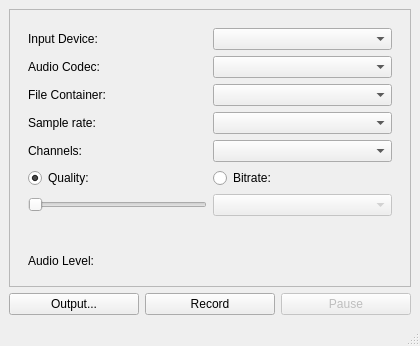
<?xml version="1.0" encoding="UTF-8"?>
<ui version="4.0">
 <class>AudioRecorder</class>
 <widget class="QMainWindow" name="AudioRecorder">
  <property name="geometry">
   <rect>
    <x>0</x>
    <y>0</y>
    <width>420</width>
    <height>346</height>
   </rect>
  </property>
  <property name="windowTitle">
   <string>MainWindow</string>
  </property>
  <widget class="QWidget" name="centralwidget">
   <layout class="QGridLayout" name="gridLayout_5">
    <item row="0" column="0" colspan="3">
     <widget class="QScrollArea" name="scrollArea">
      <property name="focusPolicy">
       <enum>Qt::ClickFocus</enum>
      </property>
      <property name="widgetResizable">
       <bool>true</bool>
      </property>
      <widget class="QWidget" name="scrollAreaWidgetContents">
       <property name="geometry">
        <rect>
         <x>0</x>
         <y>0</y>
         <width>400</width>
         <height>277</height>
        </rect>
       </property>
       <layout class="QGridLayout" name="gridLayout_4">
        <item row="0" column="0">
         <widget class="QWidget" name="widget" native="true">
          <layout class="QGridLayout" name="gridLayout_3">
           <item row="3" column="0">
            <widget class="QLabel" name="label_6">
             <property name="text">
              <string>Audio Level:</string>
             </property>
            </widget>
           </item>
           <item row="2" column="0">
            <spacer name="verticalSpacer">
             <property name="orientation">
              <enum>Qt::Vertical</enum>
             </property>
             <property name="sizeHint" stdset="0">
              <size>
               <width>20</width>
               <height>29</height>
              </size>
             </property>
            </spacer>
           </item>
           <item row="1" column="0">
            <layout class="QGridLayout" name="gridLayout">
             <item row="0" column="0">
              <widget class="QRadioButton" name="constantQualityRadioButton">
               <property name="text">
                <string>Quality:</string>
               </property>
               <property name="checked">
                <bool>true</bool>
               </property>
              </widget>
             </item>
             <item row="0" column="1">
              <widget class="QRadioButton" name="constantBitrateRadioButton">
               <property name="text">
                <string>Bitrate:</string>
               </property>
              </widget>
             </item>
             <item row="1" column="0">
              <widget class="QSlider" name="qualitySlider">
               <property name="sizePolicy">
                <sizepolicy hsizetype="Expanding" vsizetype="Fixed">
                 <horstretch>1</horstretch>
                 <verstretch>0</verstretch>
                </sizepolicy>
               </property>
               <property name="orientation">
                <enum>Qt::Horizontal</enum>
               </property>
              </widget>
             </item>
             <item row="1" column="1">
              <widget class="QComboBox" name="bitrateBox">
               <property name="enabled">
                <bool>false</bool>
               </property>
               <property name="sizePolicy">
                <sizepolicy hsizetype="Preferred" vsizetype="Fixed">
                 <horstretch>1</horstretch>
                 <verstretch>0</verstretch>
                </sizepolicy>
               </property>
              </widget>
             </item>
            </layout>
           </item>
           <item row="0" column="0">
            <layout class="QGridLayout" name="gridLayout_2">
             <item row="3" column="0">
              <widget class="QLabel" name="label_4">
               <property name="text">
                <string>Sample rate:</string>
               </property>
              </widget>
             </item>
             <item row="1" column="0">
              <widget class="QLabel" name="label_2">
               <property name="text">
                <string>Audio Codec:</string>
               </property>
              </widget>
             </item>
             <item row="2" column="1">
              <widget class="QComboBox" name="containerBox"/>
             </item>
             <item row="0" column="1">
              <widget class="QComboBox" name="audioDeviceBox"/>
             </item>
             <item row="3" column="1">
              <widget class="QComboBox" name="sampleRateBox"/>
             </item>
             <item row="1" column="1">
              <widget class="QComboBox" name="audioCodecBox"/>
             </item>
             <item row="2" column="0">
              <widget class="QLabel" name="label_3">
               <property name="text">
                <string>File Container:</string>
               </property>
              </widget>
             </item>
             <item row="0" column="0">
              <widget class="QLabel" name="label">
               <property name="text">
                <string>Input Device:</string>
               </property>
              </widget>
             </item>
             <item row="4" column="0">
              <widget class="QLabel" name="label_5">
               <property name="text">
                <string>Channels:</string>
               </property>
              </widget>
             </item>
             <item row="4" column="1">
              <widget class="QComboBox" name="channelsBox"/>
             </item>
            </layout>
           </item>
           <item row="4" column="0">
            <layout class="QVBoxLayout" name="levelsLayout"/>
           </item>
          </layout>
         </widget>
        </item>
       </layout>
      </widget>
     </widget>
    </item>
    <item row="1" column="0">
     <widget class="QPushButton" name="outputButton">
      <property name="text">
       <string>Output...</string>
      </property>
     </widget>
    </item>
    <item row="1" column="1">
     <widget class="QPushButton" name="recordButton">
      <property name="text">
       <string>Record</string>
      </property>
     </widget>
    </item>
    <item row="1" column="2">
     <widget class="QPushButton" name="pauseButton">
      <property name="enabled">
       <bool>false</bool>
      </property>
      <property name="text">
       <string>Pause</string>
      </property>
     </widget>
    </item>
   </layout>
  </widget>
  <widget class="QStatusBar" name="statusbar"/>
 </widget>
 <resources/>
 <connections>
  <connection>
   <sender>constantQualityRadioButton</sender>
   <signal>toggled(bool)</signal>
   <receiver>qualitySlider</receiver>
   <slot>setEnabled(bool)</slot>
   <hints>
    <hint type="sourcelabel">
     <x>113</x>
     <y>197</y>
    </hint>
    <hint type="destinationlabel">
     <x>115</x>
     <y>223</y>
    </hint>
   </hints>
  </connection>
  <connection>
   <sender>constantBitrateRadioButton</sender>
   <signal>toggled(bool)</signal>
   <receiver>bitrateBox</receiver>
   <slot>setEnabled(bool)</slot>
   <hints>
    <hint type="sourcelabel">
     <x>173</x>
     <y>259</y>
    </hint>
    <hint type="destinationlabel">
     <x>190</x>
     <y>291</y>
    </hint>
   </hints>
  </connection>
  <connection>
   <sender>outputButton</sender>
   <signal>clicked()</signal>
   <receiver>AudioRecorder</receiver>
   <slot>setOutputLocation()</slot>
   <hints>
    <hint type="sourcelabel">
     <x>46</x>
     <y>340</y>
    </hint>
    <hint type="destinationlabel">
     <x>6</x>
     <y>302</y>
    </hint>
   </hints>
  </connection>
  <connection>
   <sender>recordButton</sender>
   <signal>clicked()</signal>
   <receiver>AudioRecorder</receiver>
   <slot>toggleRecord()</slot>
   <hints>
    <hint type="sourcelabel">
     <x>191</x>
     <y>340</y>
    </hint>
    <hint type="destinationlabel">
     <x>113</x>
     <y>317</y>
    </hint>
   </hints>
  </connection>
  <connection>
   <sender>pauseButton</sender>
   <signal>clicked()</signal>
   <receiver>AudioRecorder</receiver>
   <slot>togglePause()</slot>
   <hints>
    <hint type="sourcelabel">
     <x>252</x>
     <y>334</y>
    </hint>
    <hint type="destinationlabel">
     <x>258</x>
     <y>346</y>
    </hint>
   </hints>
  </connection>
 </connections>
 <slots>
  <slot>setOutputLocation()</slot>
  <slot>toggleRecord()</slot>
  <slot>togglePause()</slot>
 </slots>
</ui>
